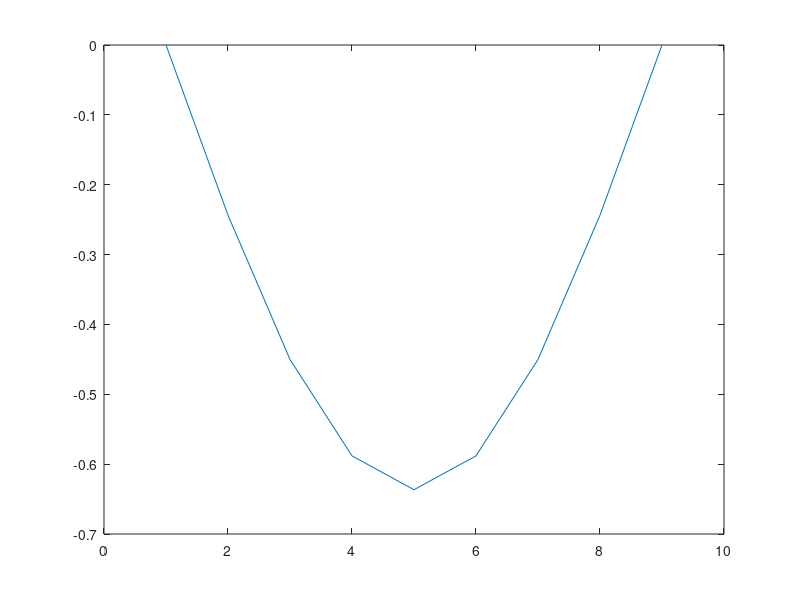

Here is the MATLAB script that generated this plot:
%
% Linearni stabilita: Euleruv proste ulozeny nosnik
%

clear; clc

% Dimenze ulohy (2 stupne volnosti:u,v, 2 uzly na prutu):
ndof = 3 ;
puzlu= 2 ;  

% ZADANI - material:
E=210e9 ;
bx=0.001;
hx=0.2;
A=bx*hx;
I=(1/12)*(bx)*(hx^3);

% ZADANI - geometrie:
uzly=[
0.0  0 ;
0.25 0 ;
0.5 0 ;
0.75 0 ;
1.0  0 ;
1.25  0 ;
1.5  0 ;
1.75  0 ;
2.0  0 
];

uzly = 1*uzly;
pruty=[
1 2 ;
2 3 ;
3 4 ;
4 5 ;
5 6 ;
6 7 ;
7 8 ;
8 9 ;
];

nuzlu=size(uzly,1);
nprutu=size(pruty,1);

% ZADANI - podpory (uzel,smer,velikost):
podpory=[
1 1 0 ;
1 2 0  ;
9 2 0 ];
npodpor=size(podpory,1);

% ZADANI - sily (uzel,smer,velikost):
sily=[
9 1 -1000 ];
nsil=size(sily,1);

% VYPOCET: --------------------------------

% Vypocet kodovych cisel:
kcis=zeros(nprutu,ndof*puzlu);
for i=1:nprutu
  for j=1:puzlu
    for k=1:ndof
      kcis(i, ((j-1)*ndof+k))=(pruty(i,j)-1)*ndof+k ;
    end
  end
end

% Nulovani matic a vektoru:
velikost = nuzlu*ndof;

K = zeros(velikost);
M = zeros(velikost);
u = zeros(velikost,1);
F = zeros(velikost,1);

% Sestaveni a lokalizace matic tuhosti:
for i=1:nprutu
  Keg=zeros(puzlu*ndof);

	% Delka prutu
	dx2 = (uzly(pruty(i,1),1)-uzly(pruty(i,2),1))^2;
	dy2 = (uzly(pruty(i,1),2)-uzly(pruty(i,2),2))^2;
	L = sqrt(dx2 + dy2);

	% Matice tuhosti:
  Keg=[ E*A/L 0 0 -E*A/L 0 0 ;
        0 12*E*I/L^3 6*E*I/L^2 0 -12*E*I/L^3 6*E*I/L^2 ;
        0 6*E*I/L^2 4*E*I/L 0 -6*E*I/L^2 2*E*I/L ;
        -E*A/L 0  0 E*A/L 0 0 ;
        0 -12*E*I/L^3 -6*E*I/L^2 0 12*E*I/L^3 -6*E*I/L^2 ;
        0 6*E*I/L^2 2*E*I/L 0 -6*E*I/L^2 4*E*I/L ];

	% Transformace:
	s = (uzly(pruty(i,2),2)-uzly(pruty(i,1),2))/L;
	c = (uzly(pruty(i,2),1)-uzly(pruty(i,1),1))/L;
  T = [ c  s  0  0  0  0 ; 
       -s  c  0  0  0  0 ;
        0  0  1  0  0  0 ; 
        0  0  0  c  s  0 ; 
        0  0  0 -s  c  0 ;
        0  0  0  0  0  1 ]  ;
  Ke = T' * Keg * T;
  
	% Samotna lokalizace:
  for j=1:(puzlu*ndof)
    for k=1:(puzlu*ndof)
      K(kcis(i,j),kcis(i,k)) = K(kcis(i,j),kcis(i,k))+Ke(j,k);
    end
  end
end

% Zatizeni:
for i=1:nsil
	iuz=sily(i,1);
	ismer=sily(i,2);
	pos = (ndof*(iuz-1))+ismer;
  F(pos) = F(pos)+sily(i,3);
end

% Podpory:
for i=1:npodpor
	iuz=podpory(i,1);
	ismer=podpory(i,2);
	pos = (ndof*(iuz-1))+ismer;
  u(pos) = u(pos)+podpory(i,3);
	for j=1:velikost
    K(pos,j) = 0.0 ;
    K(j,pos) = 0.0 ;
  end
	K(pos,pos) = 1.0 ;
end

% RESENI soustavy rovnic:
u=K\F ;

% Vypocet vysledku na prutech:
for i=1:nprutu
	ue  = zeros(puzlu*ndof,1);
	uel = zeros(puzlu*ndof,1);

	% Ziskani lokalnich vektoru deformaci:
	for j=1:(puzlu*ndof)
		ue(j) = u(kcis(i,j));
	end

	% Transformace:
	dx2 = (uzly(pruty(i,1),1)-uzly(pruty(i,2),1))^2;
	dy2 = (uzly(pruty(i,1),2)-uzly(pruty(i,2),2))^2;
	L = sqrt(dx2 + dy2);

	s = (uzly(pruty(i,2),2)-uzly(pruty(i,1),2))/L;
	c = (uzly(pruty(i,2),1)-uzly(pruty(i,1),1))/L;
  T = [ c  s  0  0  0  0 ; 
       -s  c  0  0  0  0 ;
        0  0  1  0  0  0 ; 
        0  0  0  c  s  0 ; 
        0  0  0 -s  c  0 ;
        0  0  0  0  0  1 ]  ;
  uel = T * ue;

  % Matice tuhosti (jen lokalni):
  Kelb=[ E*A/L 0 0 -E*A/L 0 0 ;
        0 12*E*I/L^3 6*E*I/L^2 0 -12*E*I/L^3 6*E*I/L^2 ;
        0 6*E*I/L^2 4*E*I/L 0 -6*E*I/L^2 2*E*I/L ;
        -E*A/L 0  0 E*A/L 0 0 ;
        0 -12*E*I/L^3 -6*E*I/L^2 0 12*E*I/L^3 -6*E*I/L^2 ;
        0 6*E*I/L^2 2*E*I/L 0 -6*E*I/L^2 4*E*I/L ];

  % sily v prutech:
  Fe = Kelb * uel;
  N = Fe(1);

  % geometricka matice:
  Me= N/L * [0 0 0 0 0 0 ;
      0 6/5 L/10 0 -6/5 L/10 ;
      0 L/10 2*L^2/15 0 -L/10 -L^2/30 ;
      0 0 0 0 0 0 ;
      0 -6/5 -L/10 0 6/5 -L/10 ;
      0 L/10 -L^2/30 0 -L/10 2*L^2/15];
   
  % Transformation:
  Mg = T' * Me * T;

  for j=1:(puzlu*ndof)
    for k=1:(puzlu*ndof)
      M(kcis(i,j),kcis(i,k)) = M(kcis(i,j),kcis(i,k))+Mg(j,k);
    end
  end
end

% CV5 vypocet vlastnich cisel:
% Podpory:
for i=1:npodpor
	iuz=podpory(i,1);
	ismer=podpory(i,2);
	pos = (ndof*(iuz-1))+ismer;
	for j=1:velikost
    M(pos,j) = 0.0 ;
    M(j,pos) = 0.0 ;
  end
	M(pos,pos) = 1.0 ;
end

[v,d] = eig(K, M); % Nefunguje v Octave 2.x :-(

D=diag(d);
disp('Nasobitel zatizeni je:')
dd = D(1);
di = 1;
for iy=1:size(D,1)
  if D(iy) > 1.00001
    if D(iy) == 1.0
      % nic...
    else
      dd = D(iy) ;
      di = iy ;
     break ;
    end
  end
end

for iy=di:size(D,1)
    if D(iy) < dd
        if (D(iy)) > 0
            if D(iy) == 1.0
                % nic...
            else
              dd = D(iy);
              di = iy ;
            end
        end
    end
end
(dd)*1

% Deformovany tvar (pro primy nosnik):
a=zeros(nuzlu,1);
b=zeros(nuzlu,1);
for i=1:nuzlu
a(i,1)=i;
pos=3*(i-1)+2;
b(i,1)=v(pos,di);
end
plot(a,b);

%%%%%%%%%%%%%%%%%%%%%%%%%%%%%%%%%%%%%%%%%%%%

disp('Euler by spocital [kN]:')
L = uzly(nuzlu,1) -  uzly(1,1);
Frc = (((pi^2)*E*I)/(L^2))/1000
disp('Celkova delka byla:')
L

